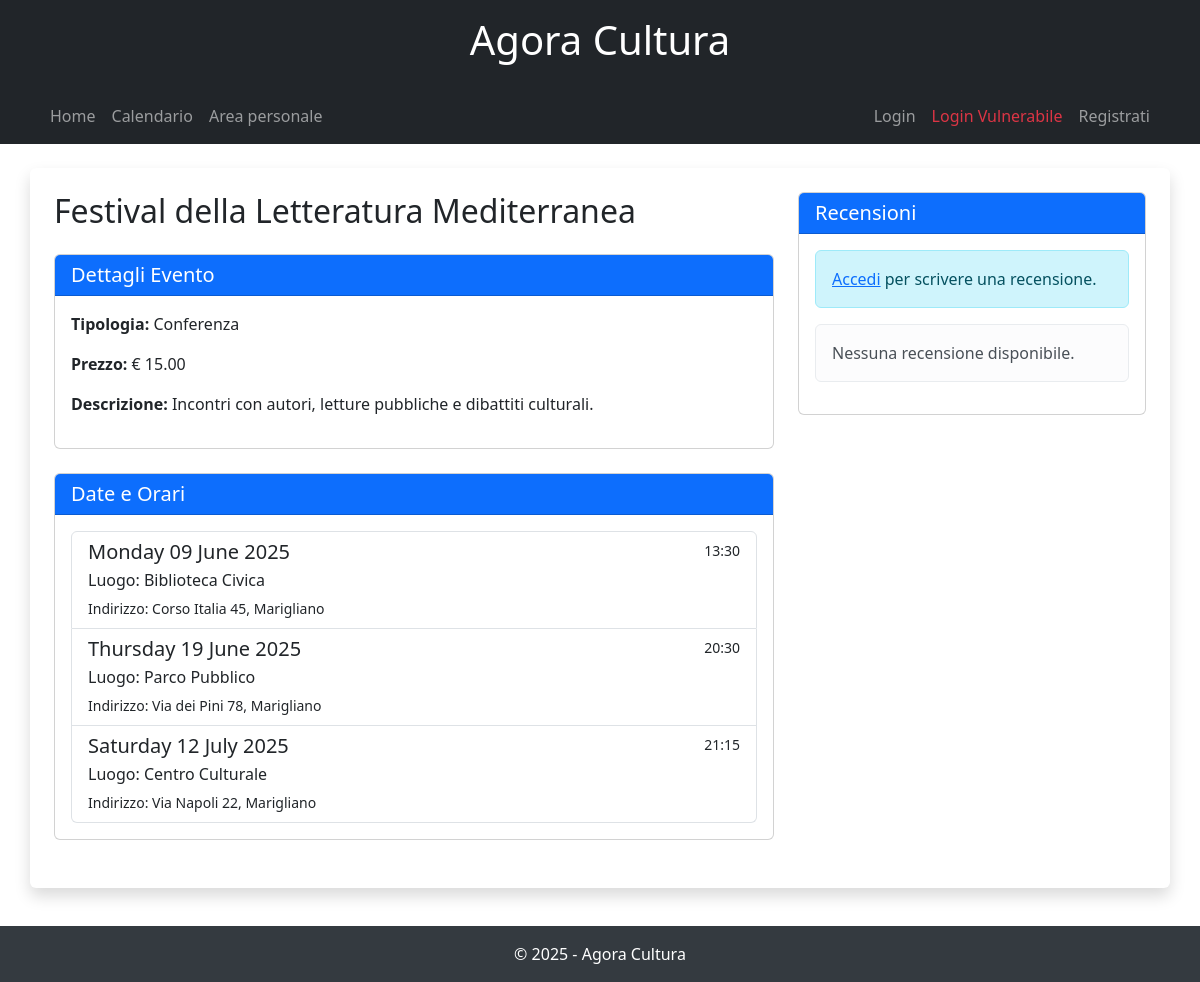
/evento/6/, run on the app's committed database.
### AgoraCultura/models.py (models this page shows, shortened)
class Evento(models.Model):
    titolo = models.CharField(max_length=100)
    descrizione = models.TextField()
    prezzo = models.DecimalField(max_digits=6, decimal_places=2)
    tipologia = models.CharField(max_length=100)
    evidenza = models.BooleanField(default=False)
    supervisionato = models.BooleanField(default=False)
    organizzatore = models.ForeignKey(Utente, on_delete=models.CASCADE, related_name='eventi_organizzati', null=True)
    categorie = models.ManyToManyField(Categoria, through='Associazione')

class Svolgimento(models.Model):
    evento = models.ForeignKey(Evento, on_delete=models.CASCADE)
    luogo = models.ForeignKey(Luogo, on_delete=models.CASCADE)
    data = models.DateField()
    orario = models.TimeField()
    videoprime = models.URLField(blank=True, null=True)

class Luogo(models.Model):
    nome = models.CharField(max_length=100)
    indirizzo = models.CharField(max_length=255)
    capienza = models.IntegerField()
    citta = models.CharField(max_length=100)

### AgoraCultura/views.py (the view)
# urls.py: path('evento/<int:evento_id>/', views.dettaglio_evento, name='dettaglio_evento'),
def dettaglio_evento(request, evento_id):
    if request.user.is_authenticated:
        if request.user.ruolo == 'Organizzatore' and 'organizzatore_email' not in request.session:
            return redirect('login')
        elif request.user.ruolo == 'Amministratore' and 'amministratore_email' not in request.session:
            return redirect('login')
    evento = get_object_or_404(Evento, pk=evento_id)
    svolgimenti = Svolgimento.objects.filter(evento=evento).order_by('data', 'orario')
    recensioni = Recensione.objects.filter(evento=evento)
    return render(request, 'dettaglio_evento.html', {
        'evento': evento,
        'svolgimenti': svolgimenti,
        'recensioni': recensioni
    })

### templates/dettaglio_evento.html (shortened to what this page needs)
{% extends 'base.html' %}
{% block content %}
<div class="row">
    <div class="col-md-8">
        <h2 class="mb-4">{{ evento.titolo }}</h2>
        <div class="card mb-4">
            <div class="card-header bg-primary text-white">
                <h5 class="mb-0">Dettagli Evento</h5>
            </div>
            <div class="card-body">
                <p><strong>Tipologia:</strong> {{ evento.tipologia }}</p>
                <p><strong>Prezzo:</strong> € {{ evento.prezzo }}</p>
                <p><strong>Descrizione:</strong> {{ evento.descrizione }}</p>
            </div>
        </div>
        <div class="card mb-4">
            <div class="card-header bg-primary text-white">
                <h5 class="mb-0">Date e Orari</h5>
            </div>
            <div class="card-body">
                <div class="list-group">
                    {% for svolgimento in svolgimenti %}
                        <div class="list-group-item">
                            <div class="d-flex w-100 justify-content-between">
                                <h5 class="mb-1">{{ svolgimento.data|date:"l d F Y" }}</h5>
                                <small>{{ svolgimento.orario|time:"H:i" }}</small>
                            </div>
                            <p class="mb-1">Luogo: {{ svolgimento.luogo.nome }}</p>
                            <small>Indirizzo: {{ svolgimento.luogo.indirizzo }}, {{ svolgimento.luogo.citta }}</small>
                        </div>
                    {% empty %}
                        <div class="list-group-item">Nessuna data disponibile.</div>
                    {% endfor %}
                </div>
            </div>
        </div>
    </div>
    <div class="col-md-4">
        <div class="card mb-4">
            <div class="card-header bg-primary text-white">
                <h5 class="mb-0">Recensioni</h5>
            </div>
            <div class="card-body">
                {% if user.is_authenticated and user.ruolo != 'Organizzatore' %}
                    <a href="{% url 'recensione_evento' evento.id %}" class="btn btn-primary mb-3">Scrivi una recensione</a>
                {% elif not user.is_authenticated %}
                    <div class="alert alert-info mb-3">
                        <a href="{% url 'login' %}">Accedi</a> per scrivere una recensione.
                    </div>
                {% elif user.ruolo == 'Organizzatore' %}
                    <div class="alert alert-warning mb-3">
                        Gli organizzatori non possono lasciare recensioni.
                    </div>
                {% endif %}
                {% if recensioni %}
                    <div class="list-group">
                        {% for recensione in recensioni %}
                            <div class="list-group-item">
                                <div class="d-flex w-100 justify-content-between">
                                    <h6 class="mb-1">{{ recensione.utente.username }}</h6>
                                    <small>{{ recensione.data|date:"d/m/Y" }}</small>
                                </div>
                                <p class="mb-1">{{ recensione.testo }}</p>
                                <small>Valutazione:
                                    {% for i in "12345" %}
                                        {% if forloop.counter <= recensione.valutazione %}
                                            <i class="text-warning">★</i>
                                        {% else %}
                                            <i class="text-secondary">☆</i>
                                        {% endif %}
                                    {% endfor %}
                                </small>
                            </div>
                        {% endfor %}
                    </div>
                {% else %}
                    <div class="alert alert-light">
                        Nessuna recensione disponibile.
                    </div>
                {% endif %}
            </div>
        </div>
    </div>
</div>
{% endblock %}

### templates/base.html (style rules this page uses)
body { padding-bottom: 70px; }

### data on the page
Evento: titolo "Festival della Letteratura Mediterranea", tipologia "Conferenza", prezzo "15.00", descrizione "Incontri con autori, letture pubbliche e dibattiti culturali."
Svolgimento: data "Monday 09 June 2025", orario "13:30", luogo.nome "Biblioteca Civica", luogo.indirizzo "Corso Italia 45", luogo.citta "Marigliano"
Svolgimento: data "Thursday 19 June 2025", orario "20:30", luogo.nome "Parco Pubblico", luogo.indirizzo "Via dei Pini 78", luogo.citta "Marigliano"
Svolgimento: data "Saturday 12 July 2025", orario "21:15", luogo.nome "Centro Culturale", luogo.indirizzo "Via Napoli 22", luogo.citta "Marigliano"
